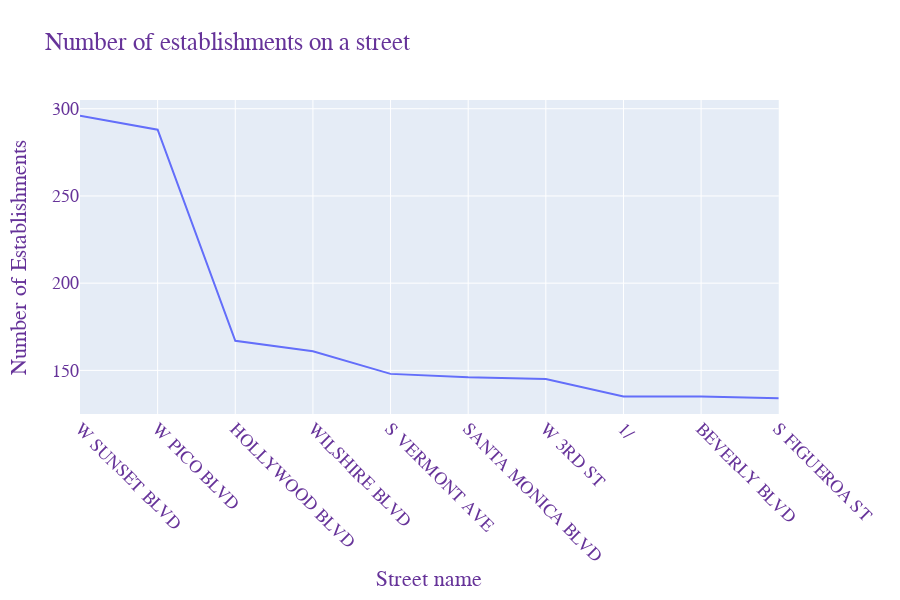

Source (notebook cell):
### Code cell
# plot a graph of top ten streets having the greatest number of establishments
fig = px.line(data_ten,x='street_names', y= 'establishment_number', title='Number of establishments on a street')
fig.update_layout(
    xaxis_title="Street name",
    yaxis_title="Number of Establishments",
    font=dict(
        family="Courier New, monospace",
        size=18,
        color="RebeccaPurple"
    ))
fig.update_xaxes(tickangle=45)
fig.show()

### Figure 1 — Plotly figure (JSON) as saved in the notebook; plotly's stock layout.template omitted (floating-point values rounded to 4 significant figures)
{"data": [{"hoverlabel": {"namelength": 0}, "hovertemplate": "street_names=%{x}<br>establishment_number=%{y}", "legendgroup": "", "line": {"color": "#636efa", "dash": "solid"}, "mode": "lines", "name": "", "showlegend": false, "type": "scatter", "x": ["W SUNSET BLVD", "W PICO BLVD", "HOLLYWOOD BLVD", "WILSHIRE BLVD", "S VERMONT AVE", "SANTA MONICA BLVD", "W 3RD ST", "1/", "BEVERLY BLVD", "S FIGUEROA ST"], "xaxis": "x", "y": [296, 288, 167, 161, 148, 146, 145, 135, 135, 134], "yaxis": "y"}], "layout": {"font": {"color": "RebeccaPurple", "family": "Courier New, monospace", "size": 18}, "height": 600, "legend": {"tracegroupgap": 0}, "title": {"text": "Number of establishments on a street"}, "xaxis": {"anchor": "y", "domain": [0, 0.98], "tickangle": 45, "title": {"text": "Street name"}}, "yaxis": {"anchor": "x", "domain": [0, 1], "title": {"text": "Number of Establishments"}}}}
